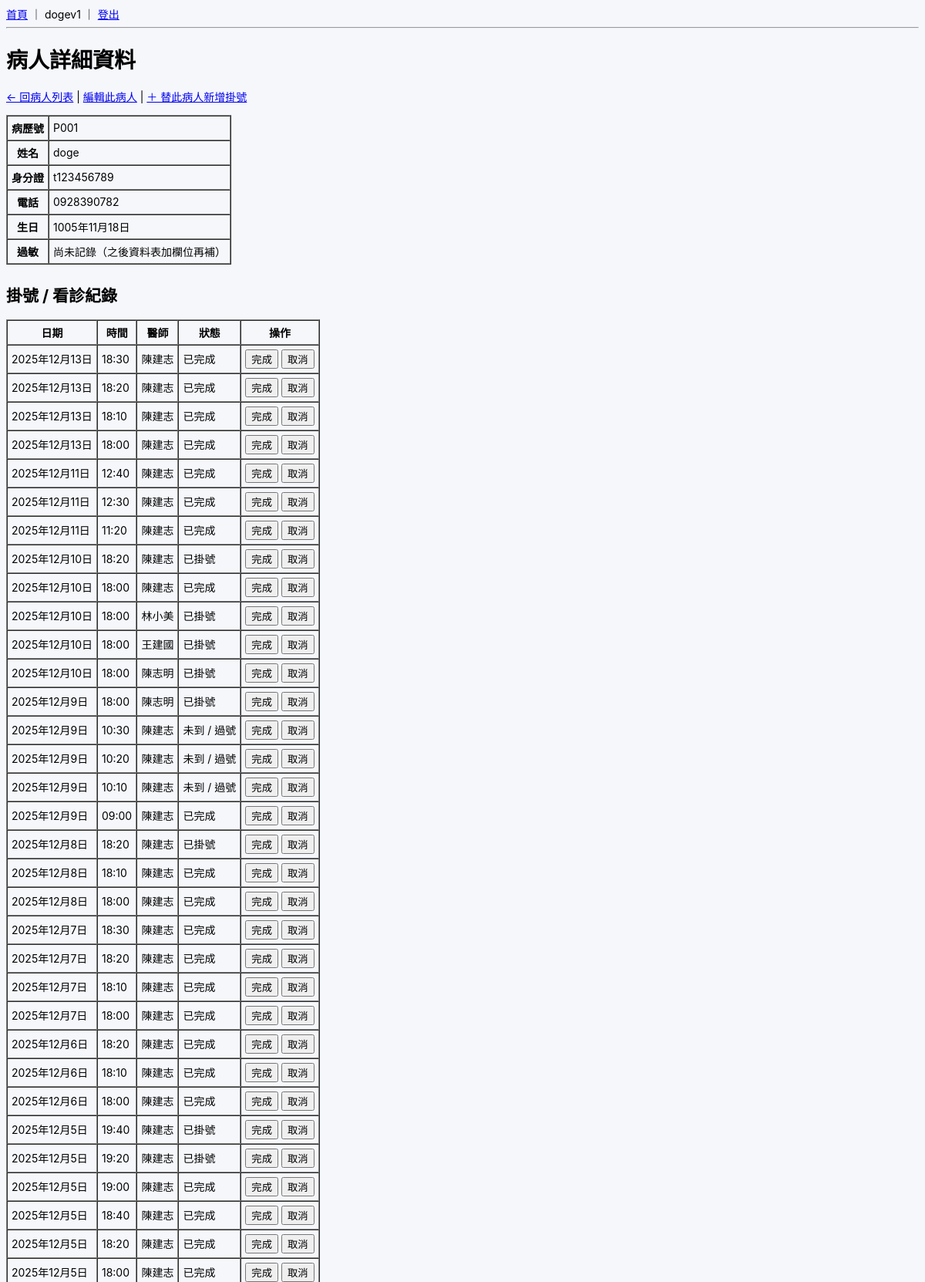
/patients/2/ (signed in, upper part), run on the app's committed database.
### patients/models.py (models this page shows, shortened)
class Patient(models.Model):
    GENDER_MALE = "M"
    GENDER_FEMALE = "F"
    GENDER_OTHER = "O"
    GENDER_CHOICES = [
        (GENDER_MALE, "男"),
        (GENDER_FEMALE, "女"),
        (GENDER_OTHER, "其他 / 不透露"),
    ]
    BLOOD_A = "A"
    BLOOD_B = "B"
    BLOOD_AB = "AB"
    BLOOD_O = "O"
    BLOOD_UNKNOWN = "UNK"
    BLOOD_TYPE_CHOICES = [
        (BLOOD_A, "A 型"),
        (BLOOD_B, "B 型"),
        (BLOOD_AB, "AB 型"),
        (BLOOD_O, "O 型"),
        (BLOOD_UNKNOWN, "未知"),
    ]
    full_name = models.CharField("姓名", max_length=50)
    national_id = models.CharField("身分證", max_length=10, unique=True)
    nhi_no = models.CharField("健保卡號", max_length=20, blank=True)
    gender = models.CharField(
        "性別",
        max_length=1,
        choices=GENDER_CHOICES,
        blank=True,
    )
    birth_date = models.DateField("生日")
    blood_type = models.CharField(
        "血型",
        max_length=3,
        choices=BLOOD_TYPE_CHOICES,
        default=BLOOD_UNKNOWN,
        blank=True,
    )
    phone = models.CharField("電話", max_length=20, blank=True)
    email = models.EmailField("Email", max_length=100, blank=True)
    address = models.CharField("地址", max_length=200, blank=True)
    height_cm = models.PositiveIntegerField("身高（cm）", null=True, blank=True)
    weight_kg = models.DecimalField(
        "體重（kg）",
        max_digits=5,
        decimal_places=1,
        null=True,
        blank=True,
    )
    allergies = models.TextField(
        "過敏史",
        blank=True,
        help_text="例如：藥物過敏、食物過敏等",
    )
    chronic_diseases = models.TextField(
        "慢性疾病 / 重要病史",
        blank=True,
        help_text="例如：高血壓、糖尿病、心臟病等",
    )
    family_disease_notes = models.TextField(
    "家族病史",
    blank=True,
    null=True,
    help_text="例如：父母高血壓、糖尿病、遺傳疾病等",
    )
    other_risk_notes = models.TextField(
    "其他風險備註",
    blank=True,
    null=True,
    )
    emergency_contact_name = models.CharField("緊急聯絡人姓名", max_length=50, blank=True)
    emergency_contact_phone = models.CharField("緊急聯絡人電話", max_length=20, blank=True)
    emergency_contact_relation = models.CharField(
        "與病人關係",
        max_length=50,
        blank=True,
        help_text="例如：父、母、配偶、子女、朋友",
    )
    chart_no = models.CharField(
        "病歷號",
        max_length=20,
        unique=True,
        blank=True,
        editable=False,
    )
    note = models.TextField("其他備註", blank=True)
    created_at = models.DateTimeField("建立時間", auto_now_add=True)
    updated_at = models.DateTimeField("最後更新時間", auto_now=True)
    class Meta:
        verbose_name = "病人"
        verbose_name_plural = "病人"
        ordering = ["chart_no"]

### appointments/models.py (models this page shows, shortened)
class Appointment(models.Model):
    STATUS_BOOKED   = "BOOKED"
    STATUS_CANCELLED = "CANCELLED"
    STATUS_DONE     = "DONE"
    STATUS_NO_SHOW  = "NO_SHOW"  # 🆕 預留給「未到 / 過號」
    STATUS_CHOICES = [
        (STATUS_BOOKED, "已掛號"),
        (STATUS_CANCELLED, "已取消"),
        (STATUS_DONE, "已完成"),
        (STATUS_NO_SHOW, "未到 / 過號"),
    ]
    patient = models.ForeignKey(Patient, on_delete=models.CASCADE)
    doctor = models.ForeignKey(Doctor, on_delete=models.CASCADE)
    date = models.DateField()
    time = models.TimeField()
    status = models.CharField(
        max_length=10,
        choices=STATUS_CHOICES,
        default=STATUS_BOOKED,
    )
    created_at = models.DateTimeField(default=timezone.now)
    objects = AppointmentManager()
    class Meta:
        unique_together = [("doctor", "date", "time")]

### doctors/models.py (models this page shows, shortened)
class Doctor(models.Model):
    name = models.CharField("姓名", max_length=50)
    department = models.CharField("科別", max_length=50)
    room = models.CharField("診間", max_length=20, blank=True)
    user = models.OneToOneField(
        User, null=True, blank=True, on_delete=models.SET_NULL, verbose_name="使用者帳號"
    )
    is_active = models.BooleanField("啟用", default=True)
    class Meta:
        verbose_name = "醫師"
        verbose_name_plural = "醫師"

### patients/views.py (the view)
# urls.py: path("<int:pk>/", views.patient_detail, name="patient_detail"),
@login_required
def patient_detail(request, pk):
    patient = get_object_or_404(Patient, pk=pk)
    appointments = (
        Appointment.objects
        .filter(patient=patient)
        .select_related("doctor")          # 連 doctor 一起查，模板用 appt.doctor.name
        .order_by("-date", "-time")        # 讓最新的在最上面
    )
    context = {
        "patient": patient,
        "appointments": appointments,
    }
    return render(request, "patients/patient_detail.html", context)

### templates/patients/patient_detail.html (shortened to what this page needs)
{% extends "base.html" %}
{% block content %}
<h1>病人詳細資料 </h1>
<p>
  <a href="{% url 'patients:patient_list' %}">← 回病人列表</a>
  |
  <a href="{% url 'patients:patient_update' patient.id %}">編輯此病人</a>
  |
  <a href="{% url 'appointments:new_for_patient' patient.id %}">＋ 替此病人新增掛號 </a>
</p>
<table border="1" cellpadding="5" cellspacing="0">
  <tr>
    <th>病歷號</th>
    <td>{{ patient.chart_no }}</td>
  </tr>
  <tr>
    <th>姓名</th>
    <td>{{ patient.full_name }}</td>
  </tr>
  <tr>
    <th>身分證</th>
    <td>{{ patient.national_id }}</td>
  </tr>
  <tr>
    <th>電話</th>
    <td>{{ patient.phone }}</td>
  </tr>
  <tr>
    <th>生日</th>
    <td>{{ patient.birth_date }}</td>
  </tr>
  <tr>
    <th>過敏</th>
    <td>尚未記錄（之後資料表加欄位再補）</td>
  </tr>
</table>
<h2 style="margin-top: 1.5rem;">掛號 / 看診紀錄 </h2>
{% if appointments %}
  <table border="1" cellpadding="5" cellspacing="0">
    <thead>
      <tr>
        <th>日期</th>
        <th>時間</th>
        <th>醫師</th>
        <th>狀態</th>
        <th>操作</th>
      </tr>
    </thead>
    <tbody>
      {% for appt in appointments %}
    <tr>
      <td>{{ appt.date }}</td>
      <td>{{ appt.time|time:"H:i" }}</td>
      <td>{{ appt.doctor.name }}</td>
      <td>{{ appt.get_status_display }}</td>
      <td>
        <form method="post"
              action="{% url 'appointments:appointment_update_status' appt.pk %}"
              style="display:inline;">
          <button type="submit">完成</button>
        </form>
        <form method="post"
              action="{% url 'appointments:appointment_update_status' appt.pk %}"
              style="display:inline;">
          <button type="submit">取消</button>
        </form>
      </td>
    </tr>
      {% endfor %}
    </tbody>
  </table>
{% else %}
  <p>目前沒有掛號或看診紀錄 ～</p>
{% endif %}
{% endblock %}

### templates/base.html (shortened to what this page needs)
<!DOCTYPE html>
{% load static %}
<html lang="zh-Hant">
<head>
  <link rel="stylesheet" href="{% static 'css/app.css' %}">
  <link rel="stylesheet" href="{% static 'css/hospital_theme.css' %}">
</head>
<body>
  <div>
    <a href="/">首頁</a>
    {% if user.is_authenticated %}
      ｜ {{ user.username }} ｜ <a href="/logout/">登出</a>
    {% else %}
      ｜ <a href="/login/">登入</a>
    {% endif %}
  </div>
  <hr>
  {% block content %}{% endblock %}
</body>
</html>

### static/CSS/hospital_theme.css (style rules this page uses)
body { background-color: #f5f7fb; font-family: -apple-system, BlinkMacSystemFont, "Segoe UI", "Noto Sans TC", "Microsoft JhengHei", system-ui, sans-serif; font-size: 14px; }

### data on the page
Patient: chart_no "P001", full_name "doge", national_id "t123456789", phone "0928390782", birth_date "1005年11月18日"
Appointment: date "2025年12月13日", time "18:30", doctor.name "陳建志", status "已完成"
Appointment: date "2025年12月13日", time "18:20", doctor.name "陳建志", status "已完成"
Appointment: date "2025年12月13日", time "18:10", doctor.name "陳建志", status "已完成"
Appointment: date "2025年12月13日", time "18:00", doctor.name "陳建志", status "已完成"
Appointment: date "2025年12月11日", time "12:40", doctor.name "陳建志", status "已完成"
Appointment: date "2025年12月11日", time "12:30", doctor.name "陳建志", status "已完成"
Appointment: date "2025年12月11日", time "11:20", doctor.name "陳建志", status "已完成"
Appointment: date "2025年12月10日", time "18:20", doctor.name "陳建志", status "已掛號"
Appointment: date "2025年12月10日", time "18:00", doctor.name "陳建志", status "已完成"
Appointment: date "2025年12月10日", time "18:00", doctor.name "林小美", status "已掛號"
Appointment: date "2025年12月10日", time "18:00", doctor.name "王建國", status "已掛號"
Appointment: date "2025年12月10日", time "18:00", doctor.name "陳志明", status "已掛號"
Appointment: date "2025年12月9日", time "18:00", doctor.name "陳志明", status "已掛號"
Appointment: date "2025年12月9日", time "10:30", doctor.name "陳建志", status "未到 / 過號"
Appointment: date "2025年12月9日", time "10:20", doctor.name "陳建志", status "未到 / 過號"
Appointment: date "2025年12月9日", time "10:10", doctor.name "陳建志", status "未到 / 過號"
Appointment: date "2025年12月9日", time "09:00", doctor.name "陳建志", status "已完成"
Appointment: date "2025年12月8日", time "18:20", doctor.name "陳建志", status "已掛號"
Appointment: date "2025年12月8日", time "18:10", doctor.name "陳建志", status "已完成"
Appointment: date "2025年12月8日", time "18:00", doctor.name "陳建志", status "已完成"
Appointment: date "2025年12月7日", time "18:30", doctor.name "陳建志", status "已完成"
Appointment: date "2025年12月7日", time "18:20", doctor.name "陳建志", status "已完成"
Appointment: date "2025年12月7日", time "18:10", doctor.name "陳建志", status "已完成"
Appointment: date "2025年12月7日", time "18:00", doctor.name "陳建志", status "已完成"
Appointment: date "2025年12月6日", time "18:20", doctor.name "陳建志", status "已完成"
Appointment: date "2025年12月6日", time "18:10", doctor.name "陳建志", status "已完成"
Appointment: date "2025年12月6日", time "18:00", doctor.name "陳建志", status "已完成"
Appointment: date "2025年12月5日", time "19:40", doctor.name "陳建志", status "已掛號"
Appointment: date "2025年12月5日", time "19:20", doctor.name "陳建志", status "已掛號"
Appointment: date "2025年12月5日", time "19:00", doctor.name "陳建志", status "已完成"
Appointment: date "2025年12月5日", time "18:40", doctor.name "陳建志", status "已完成"
Appointment: date "2025年12月5日", time "18:20", doctor.name "陳建志", status "已完成"
Appointment: date "2025年12月5日", time "18:00", doctor.name "陳建志", status "已完成"

### other printed values
{{ user.username }} "dogev1"
